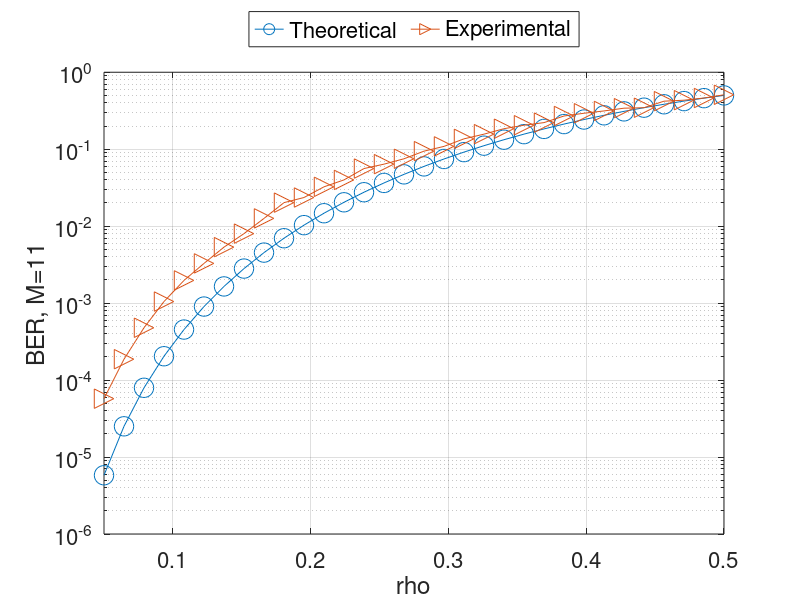

MATLAB code for this plot:
U=[5.801346e-06	2.508624e-05	7.936574e-05	2.042030e-04	4.535558e-04	9.023896e-04	1.648135e-03	2.810878e-03	4.532265e-03	6.973191e-03	1.031036e-02	1.473193e-02	2.043235e-02	2.760668e-02	3.644462e-02	4.712435e-02	5.980654e-02	7.462877e-02	9.170016e-02	1.110971e-01	1.328595e-01	1.569877e-01	1.834413e-01	2.121379e-01	2.429538e-01	2.757251e-01	3.102503e-01	3.462938e-01	3.835901e-01	4.218486e-01	4.607596e-01	5.000000e-01	];
V=[5.732737e-05	1.867886e-04	4.787740e-04	1.048368e-03	1.972295e-03	3.281105e-03	5.338004e-03	7.999625e-03	1.261053e-02	2.021558e-02	2.356406e-02	3.244819e-02	3.990336e-02	5.606044e-02	6.392808e-02	7.509533e-02	9.430835e-02	1.087742e-01	1.363515e-01	1.568628e-01	1.847042e-01	2.048820e-01	2.215491e-01	2.700422e-01	2.932417e-01	3.141104e-01	3.411059e-01	3.459460e-01	4.207067e-01	4.331641e-01	4.625113e-01	5.094528e-01	];
X=[5.000000e-02	6.451613e-02	7.903226e-02	9.354839e-02	1.080645e-01	1.225806e-01	1.370968e-01	1.516129e-01	1.661290e-01	1.806452e-01	1.951613e-01	2.096774e-01	2.241935e-01	2.387097e-01	2.532258e-01	2.677419e-01	2.822581e-01	2.967742e-01	3.112903e-01	3.258064e-01	3.403226e-01	3.548387e-01	3.693548e-01	3.838710e-01	3.983871e-01	4.129032e-01	4.274194e-01	4.419355e-01	4.564516e-01	4.709677e-01	4.854839e-01	5.000000e-01	];
h=figure(1);
hp=semilogy(X,U,'o-',X,V,'>-');
set(hp,'markersize',14);
grid on;
hx=xlabel('rho');
hy=ylabel('BER, M=11');
xlim([min(X),max(X)]);
hl = legend('Theoretical','Experimental');
legend (hl, 'location', 'northoutside', 'orientation', 'horizontal');
ha = gca(); 
FONTSIZE=16;
set(hx,'fontsize',FONTSIZE);
set(hy,'fontsize',FONTSIZE);
set(ha,'fontsize',FONTSIZE);
set(hl,'fontsize',FONTSIZE);
refresh();
saveas (h,'outdata/M011_ceo.eps');


